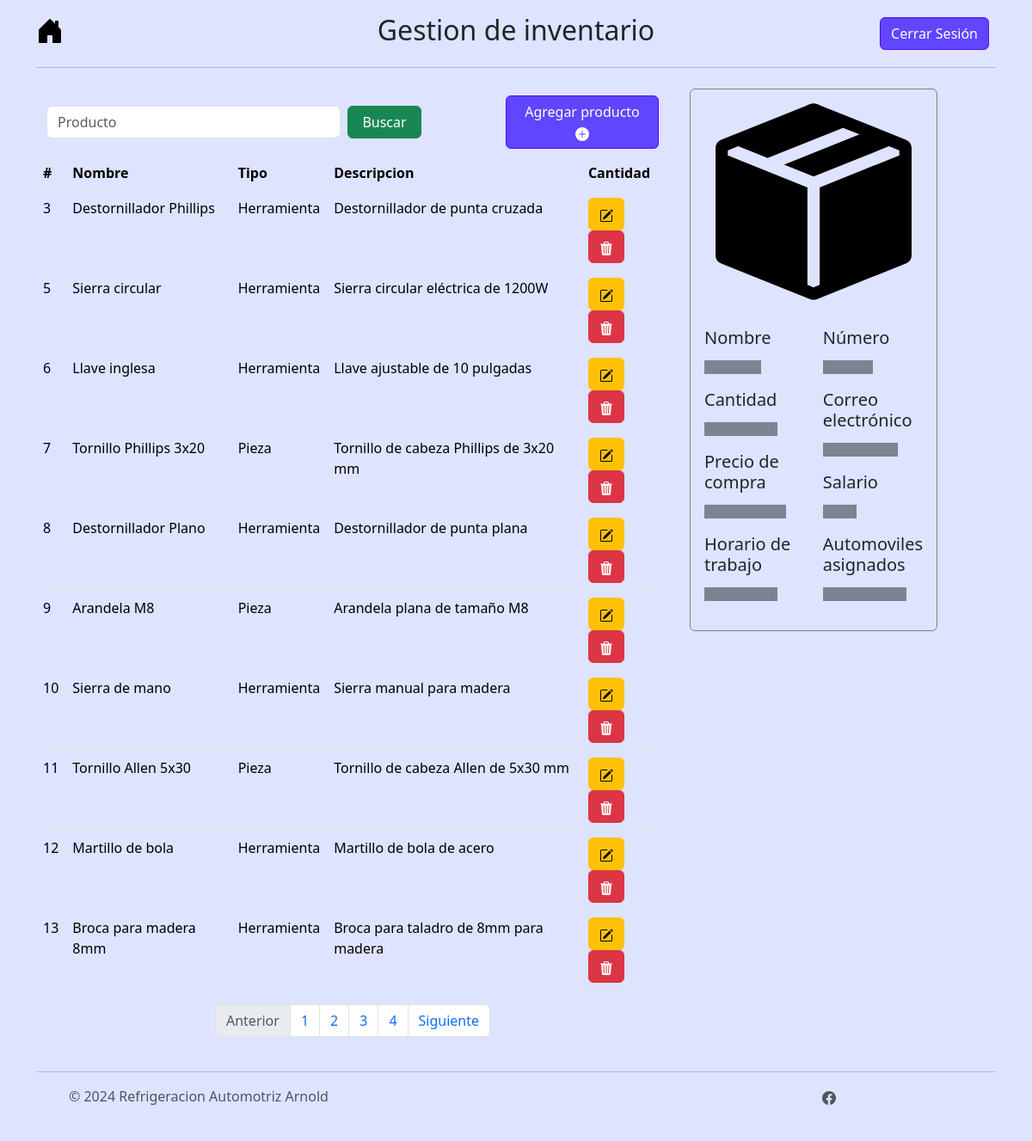
/menu/inventario/page (signed in), run on the app's committed database.
### tables this page shows
CREATE TABLE inventario (id_inventario INTEGER PRIMARY KEY AUTOINCREMENT NOT NULL UNIQUE, Nombre TEXT (50) NOT NULL, Cantidad INTEGER NOT NULL, PrecioCompra NUMERIC (18, 2), Tipo TEXT CHECK (Tipo IN ('Herramienta', 'Pieza')), Activo NUMERIC DEFAULT (1) NOT NULL, Descripcion TEXT, PrecioVenta INTEGER);

### controller/inventario_controller.py (the view)
@app.route("/menu/inventario")
@app.route("/menu/inventario/page")
@app.route("/menu/inventario/page/<int:page>")
@login_required
def menu_inventario(page=1):
    rows = select_inventario_db(page)
    return render_template('menu_inventario.html', data=rows)

### controller/login_controller.py (called while the page is built)
@login_manager.user_loader
def load_user(user_id):
    return db.get_or_404(Users, user_id)

### model/inventario_model.py (called while the page is built)
def select_inventario_db(page):
    limit = 10
    start = limit * (page - 1)
    activo = 1
    try:
        with sqlite3.connect("instance/arnold_autorefrigeraciones.db") as conn:
            c = conn.cursor()
            c.execute("SELECT * FROM inventario WHERE Activo = ? LIMIT ?, ?", (activo, start, limit))
            myresult = c.fetchall()
            insertObject = []
            columnNames = [column[0] for column in c.description]
            for record in myresult:
                insertObject.append(dict(zip(columnNames, record)))
            count = contar_activos_inventario_db()
            total_pages = ceil(count / limit)
            return [insertObject, total_pages]
    except sqlite3.Error as e:
        return str(e)

def contar_activos_inventario_db():
    activo = 1
    try:
        conn = sqlite3.connect("instance/arnold_autorefrigeraciones.db")
        c = conn.cursor()
        c.execute("SELECT count(id_inventario) FROM inventario WHERE Activo = ?", (activo, ))
        count = c.fetchall()[0][0]
        return count
    except Exception as e:
        return str(e)
    finally:
        if conn:
            conn.close()

### templates/menu_inventario.html (shortened to what this page needs)
{% extends 'base.html' %}
{% block styling %}
  {{ super() }}
  <link rel="stylesheet" href="/static/css/styles.css">
{% endblock %}
{% block nombre_menu %}Gestion de inventario{% endblock%}
{% block content %}
<div class="container parent">
  <div class="row">
    <div class="col-lg-8 col-sm-12 col-10 child">
      <nav class="navbar">
        <div class="container-fluid">
          <form class="d-flex" role="search", action="{{url_for('select_producto_by_filter')}}", method="POST">
            <input class="form-control me-2 col-lg-3" type="search" placeholder="Producto" aria-label="Search" name="filtro" required>
            <button class="btn btn-success col-lg-3" type="submit">Buscar</button>
          </form>
          <button type="button" class="btn btn-primary col-lg-3" data-bs-toggle="modal" data-bs-target="#ModalCreateProducto">
            Agregar producto
            <svg xmlns="http://www.w3.org/2000/svg" width="16" height="16" fill="currentColor" class="bi bi-plus-circle-fill" viewBox="0 0 16 16">
              <path d="M16 8A8 8 0 1 1 0 8a8 8 0 0 1 16 0M8.5 4.5a.5.5 0 0 0-1 0v3h-3a.5.5 0 0 0 0 1h3v3a.5.5 0 0 0 1 0v-3h3a.5.5 0 0 0 0-1h-3z"/>
            </svg>
          </button>
        </div>
      </nav>
    <div class="table-responsive bg-custom">
      <table class="table table-hover" id="tabla_inventario">
        <thead class="thead-dark">
          <tr>
            <th scope="col">#</th>
            <th scope="col">Nombre</th>
            <th scope="col">Tipo</th>
            <th scope="col">Descripcion</th>
            <th scope="col">Cantidad</th>
          </tr>
        </thead>
        <tbody>
          {% for producto in data[0] %}
            <tr>
              <td>{{producto.id_inventario}}</td>
              <td>{{producto.Nombre}}</td>
              <td>{{producto.Tipo}}</td>
              <td>{{producto.Descripcion}}</td>
              <td>
                <button type="button" class="btn btn-warning" data-bs-toggle="modal" data-bs-target="#modal_update{{producto.id_inventario}}">
                  </button>
                  <button type="button" class="btn btn-danger" data-bs-toggle="modal" data-bs-target="#modal_delete{{producto.id_inventario}}">
                  </button>
                </td>
              </tr>
            {% endfor %}
            </tbody>
          </table>
        </div>
        <nav aria-label="Page navigation example">
          <ul class="pagination justify-content-center">
            <li class="page-item disabled">
              <a class="page-link">Anterior</a>
            </li>
            {% for i in range(data[1]) %}
              <li class="page-item"><a class="page-link" href="{{url_for('menu_inventario', page=i+1)}}">{{i+1}}</a></li>
            {% endfor %}
            <li class="page-item">
              <a class="page-link" href="#">Siguiente</a>
            </li>
          </ul>
        </nav>
      </div>
    <div class="col-lg-4 child">
      <div class="card card-color" style="width: 18rem;" id="details_card">
        <img src="/static/icons/box-seam-fill.svg" class="card-img-top my-3 mx-auto" style="max-width: 80%;" alt="...">
        <div class="card-body">
          <div class="row">
            <div class="col">
              <h5 class="card-title">Nombre</h5>
              <p class="placeholder-glow">
                <span class="placeholder col-7"></span>
              </p>
              <h5 class="card-title">Cantidad</h5>
              <p class="placeholder-glow">
                <span class="placeholder col-9"></span>
              </p>
              <h5 class="card-title">Precio de compra</h5>
              <p class="placeholder-glow">
                <span class="placeholder col-10"></span>
              </p>
              <h5 class="card-title">Horario de trabajo</h5>
              <p class="placeholder-glow">
                <span class="placeholder col-9"></span>
              </p>
            </div>
            <div class="col">
              <h5 class="card-title">Número</h5>
              <p class="placeholder-glow">
                <span class="placeholder col-6"></span>
              </p>
              <h5 class="card-title">Correo electrónico</h5>
              <p class="placeholder-glow">
                <span class="placeholder col-9"></span>
              </p>
              <h5 class="card-title">Salario</h5>
              <p class="placeholder-glow">
                <span class="placeholder col-4"></span>
              </p>
              <h5 class="card-title">Automoviles asignados</h5>
              <p class="placeholder-glow">
                <span class="placeholder col-10"></span>
              </p>
            </div>
          </div>
        </div>
      </div>
    </div>
  </div>
</div>
{% endblock %}

### static/css/styles.css (style rules this page uses)
.bg-custom, .bg-custom th, .bg-custom td { background-color: #DEE3FF !important; }
.btn-primary { background-color: #6046FF; border: 1px solid #5308F3; color:#FFFFFF; }
.card-color { background-color: #DEE3FF; border: 1px solid #808080; }

### data on the page
inventario: id_inventario "3", Nombre "Destornillador Phillips", Tipo "Herramienta", Descripcion "Destornillador de punta cruzada"
inventario: id_inventario "5", Nombre "Sierra circular", Tipo "Herramienta", Descripcion "Sierra circular eléctrica de 1200W"
inventario: id_inventario "6", Nombre "Llave inglesa", Tipo "Herramienta", Descripcion "Llave ajustable de 10 pulgadas"
inventario: id_inventario "7", Nombre "Tornillo Phillips 3x20", Tipo "Pieza", Descripcion "Tornillo de cabeza Phillips de 3x20 mm"
inventario: id_inventario "8", Nombre "Destornillador Plano", Tipo "Herramienta", Descripcion "Destornillador de punta plana"
inventario: id_inventario "9", Nombre "Arandela M8", Tipo "Pieza", Descripcion "Arandela plana de tamaño M8"
inventario: id_inventario "10", Nombre "Sierra de mano", Tipo "Herramienta", Descripcion "Sierra manual para madera"
inventario: id_inventario "11", Nombre "Tornillo Allen 5x30", Tipo "Pieza", Descripcion "Tornillo de cabeza Allen de 5x30 mm"
inventario: id_inventario "12", Nombre "Martillo de bola", Tipo "Herramienta", Descripcion "Martillo de bola de acero"
inventario: id_inventario "13", Nombre "Broca para madera 8mm", Tipo "Herramienta", Descripcion "Broca para taladro de 8mm para madera"

### other printed values
{{ i+1 }} "1" "2" "3" "4"
